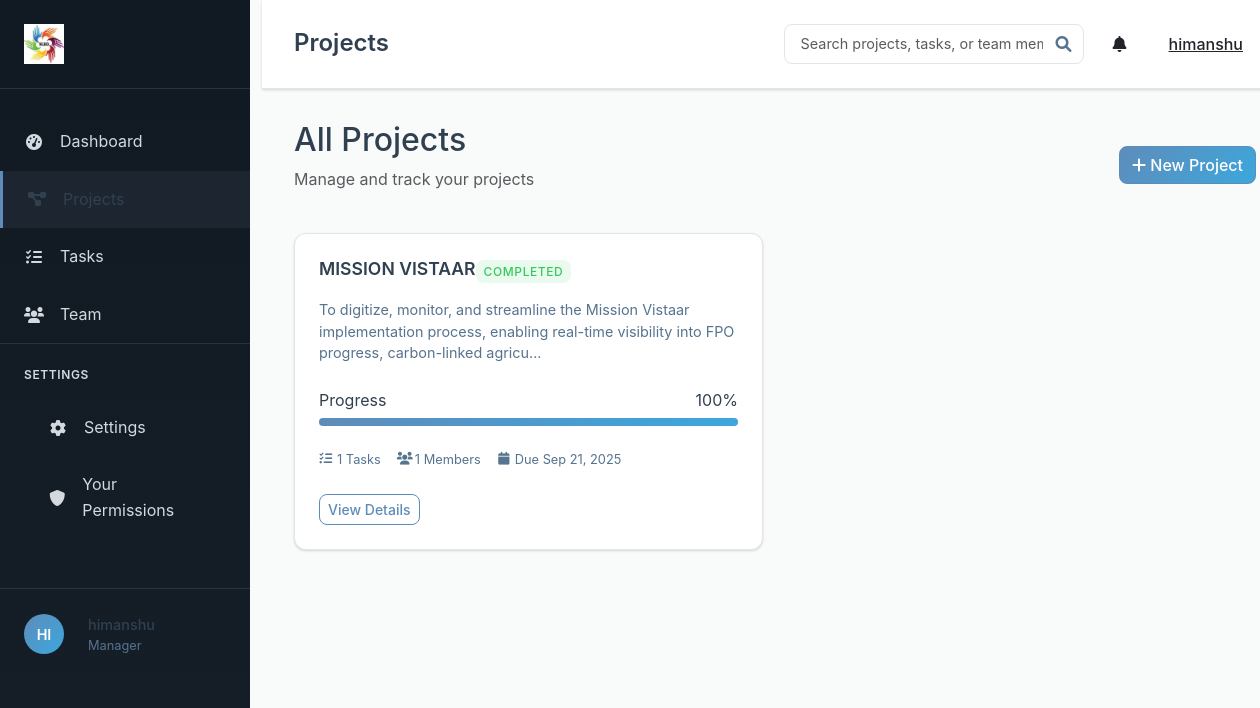
Page /projects (signed in) on the earlier database version.
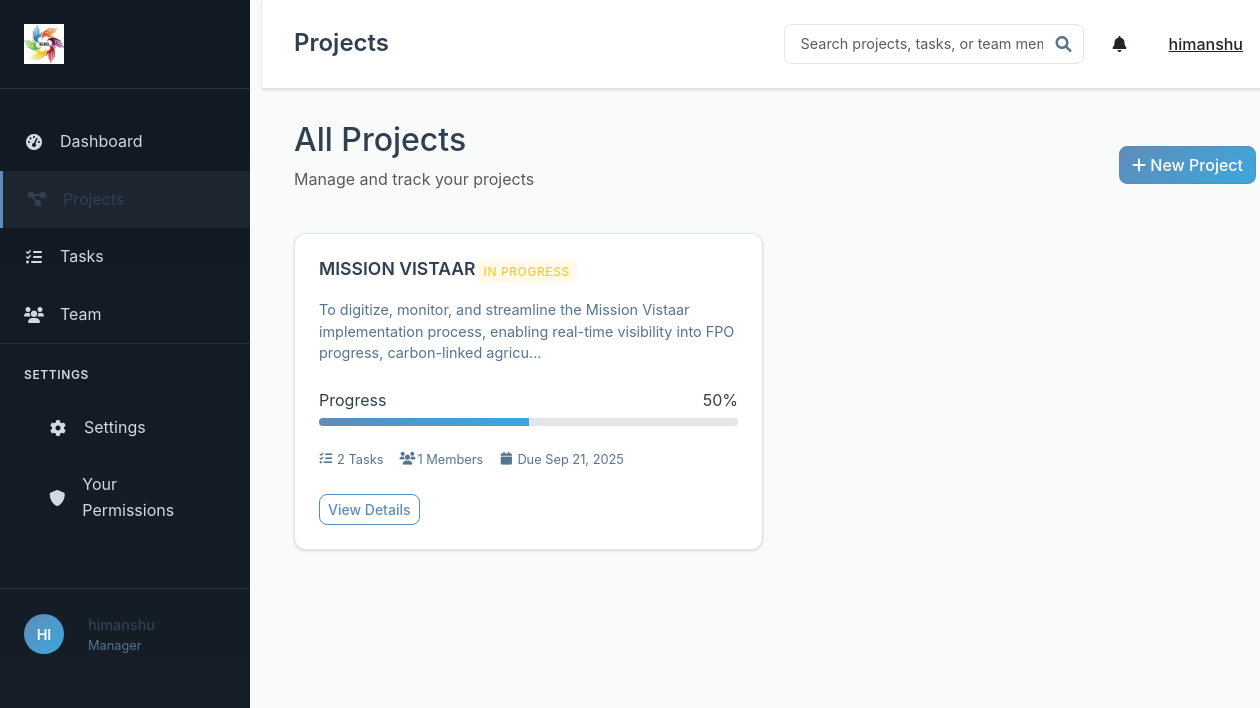
Same page on the later database version.
### models.py (models this page shows, shortened)
class Project(db.Model):
    id = db.Column(db.Integer, primary_key=True)
    title = db.Column(db.String(200), nullable=False)
    description = db.Column(db.Text)
    status = db.Column(db.String(20), default='In Progress')  # Just Started, In Progress, Completed
    progress = db.Column(db.Integer, default=0)  # 0-100%
    deadline = db.Column(db.Date)
    created_at = db.Column(db.DateTime, default=lambda: datetime.now(timezone.utc))
    updated_at = db.Column(db.DateTime, default=lambda: datetime.now(timezone.utc), onupdate=lambda: datetime.now(timezone.utc))
    created_by_id = db.Column(db.Integer, db.ForeignKey('user.id'), nullable=False)
    tasks = db.relationship('Task', backref='project', lazy='dynamic', cascade='all, delete-orphan')
    comments = db.relationship('Comment', backref='project', lazy='dynamic', cascade='all, delete-orphan')
    documents = db.relationship('Document', backref='project', lazy='dynamic', cascade='all, delete-orphan')
    assigned_users = db.relationship('User', secondary='project_assignments', back_populates='projects_assigned')
    def is_overdue(self):
        if self.deadline and self.status != 'Completed':
            return datetime.now().date() > self.deadline
        return False

### routes.py (the view)
@app.route('/projects')
@login_required
def projects_list():
    projects = current_user.get_accessible_projects()
    return render_template('projects/list.html', projects=projects)

### app.py (called while the page is built)
@login_manager.user_loader
def load_user(user_id):
    from models import User
    return User.query.get(int(user_id))

### models.py (called while the page is built)
    def get_accessible_projects(self):
        if self.role == 'Admin':
            return Project.query.all()
        elif self.role == 'Manager':
            created = Project.query.filter_by(created_by_id=self.id).all()
            assigned = self.projects_assigned.all()
            return list(set(created + assigned))
        else:
            return self.projects_assigned.all()

### templates/projects/list.html (shortened to what this page needs)
{% extends "base.html" %}
{% block page_title %}Projects{% endblock %}
{% block content %}
<div class="content-header">
    <div class="d-flex justify-content-between align-items-center mb-4">
        <div>
            <h2>All Projects</h2>
            <p class="text-muted">Manage and track your projects</p>
        </div>
        {% if current_user.role in ['Admin', 'Manager'] %}
        <a href="{{ url_for('create_project') }}" class="btn btn-primary">
            <i class="fas fa-plus"></i> New Project
        </a>
        {% endif %}
    </div>
</div>
<div class="projects-grid">
    {% for project in projects %}
    <div class="project-card">
        <div class="project-header">
            <h4>{{ project.title }}</h4>
            <div class="project-status">
                <span class="status-badge status-{{ project.status.lower().replace(' ', '-') }}">
                    {{ project.status }}
                </span>
            </div>
        </div>
        <p class="project-description">{{ project.description[:150] }}...</p>
        <div class="project-progress">
            <div class="d-flex justify-content-between mb-1">
                <span>Progress</span>
                <span>{{ project.progress }}%</span>
            </div>
            <div class="progress">
                <div class="progress-bar" style="width: {{ project.progress }}%"></div>
            </div>
        </div>
        <div class="project-meta">
            <div class="meta-item">
                <i class="fas fa-tasks"></i>
                <span>{{ project.tasks.count() }} Tasks</span>
            </div>
            <div class="meta-item">
                <i class="fas fa-users"></i>
                <span>{{ project.assigned_users|length }} Members</span>
            </div>
            {% if project.deadline %}
            <div class="meta-item">
                <i class="fas fa-calendar"></i>
                <span>Due {{ project.deadline.strftime('%b %d, %Y') }}</span>
            </div>
            {% endif %}
        </div>
        <div class="project-actions">
            <a href="{{ url_for('view_project', project_id=project.id) }}" class="btn btn-outline-primary btn-sm">
                View Details
            </a>
        </div>
    </div>
    {% endfor %}
</div>
{% endblock %}

Differences in the rows shown:
changed Project "MISSION VISTAAR": status "COMPLETED" → "IN PROGRESS"; progress "100" → "50"; tasks.count "1" → "2"
